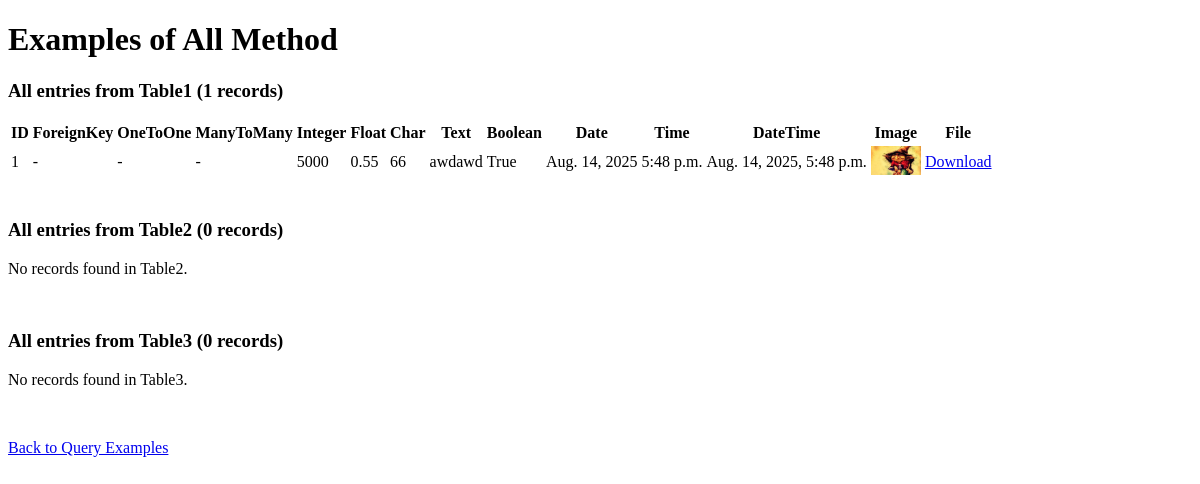
Page /all_example on the earlier database version.
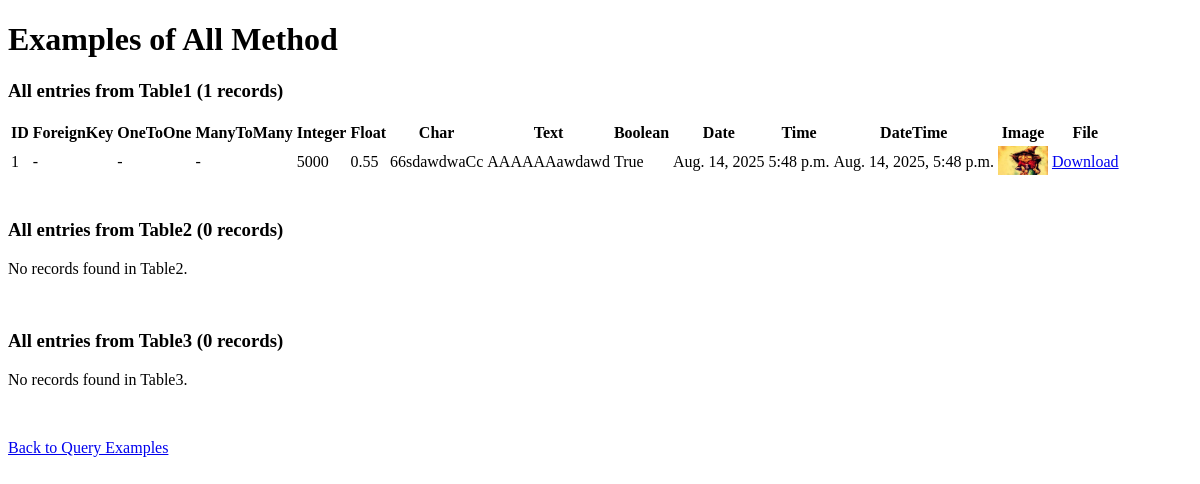
Same page on the later database version.
### rest/models.py (models this page shows, shortened)
class Table1(models.Model):
    foreign_key = models.ForeignKey(Table2, on_delete=models.CASCADE, related_name='table1_foreign', null=True, blank=True)
    one_to_one = models.OneToOneField(Table2, on_delete=models.CASCADE, related_name='table1_one', null=True, blank=True)
    many_to_many = models.ManyToManyField(Table3, related_name='table1_many', blank=True)
    integer_field = models.IntegerField(null=True, blank=True)      # Integer value (optional)
    float_field = models.FloatField(null=True, blank=True)          # Floating point number
    char_field = models.CharField(max_length=15)                    # Short text with max length
    text_field= models.TextField(blank=True)                        # Long text (optional)
    boolean_field = models.BooleanField(default=False)              # True or False
    date_field = models.DateField(null=True, blank=True)           # Date only
    time_field = models.TimeField(null=True, blank=True)           # Time only
    datetime_field = models.DateTimeField(null=True, blank=True)   # Full date and time
    image_field = models.ImageField(upload_to='images/', null=True, blank=True)  # For image files
    file_field = models.FileField(upload_to='files/', null=True, blank=True)     # For general files

### rest/views.py (the view)
# urls.py: path('all_example', views.all_example, name='all_example'),
def all_example(request):
    all_table1 = Table1.objects.all()
    all_table2 = Table2.objects.all()
    all_table3 = Table3.objects.all()
    context = {
        'type': 'All',
        'table1_data': all_table1,
        'table2_data': all_table2,
        'table3_data': all_table3,
        'table1_count': all_table1.count(),
        'table2_count': all_table2.count(),
        'table3_count': all_table3.count(),
    }
    return render(request, 'all_queries.html', context)

### rest/templates/all_queries.html
{% extends "base.html" %}
{% block body %}
<h1>Examples of {{ type }} Method</h1>
<h3>All entries from Table1 ({{ table1_count }} records)</h3>
{% if table1_data %}
<table>
    <thead>
        <tr>
            <th>ID</th>
            <th>ForeignKey</th>
            <th>OneToOne</th>
            <th>ManyToMany</th>
            <th>Integer</th>
            <th>Float</th>
            <th>Char</th>
            <th>Text</th>
            <th>Boolean</th>
            <th>Date</th>
            <th>Time</th>
            <th>DateTime</th>
            <th>Image</th>
            <th>File</th>
        </tr>
    </thead>
    <tbody>
        {% for entry in table1_data %}
        <tr>
            <td>{{ entry.id }}</td>
            <td>{{ entry.foreign_key|default:"-" }}</td>
            <td>{{ entry.one_to_one|default:"-" }}</td>
            <td>
                {% for m in entry.many_to_many.all %}
                    {{ m.email_field }}{% if not forloop.last %}, {% endif %}
                {% empty %}
                    -
                {% endfor %}
            </td>
            <td>{{ entry.integer_field|default:"-" }}</td>
            <td>{{ entry.float_field|default:"-" }}</td>
            <td>{{ entry.char_field|default:"-" }}</td>
            <td>{{ entry.text_field|default:"-" }}</td>
            <td>{{ entry.boolean_field }}</td>
            <td>{{ entry.date_field|default:"-" }}</td>
            <td>{{ entry.time_field|default:"-" }}</td>
            <td>{{ entry.datetime_field|default:"-" }}</td>
            <td>
                {% if entry.image_field %}
                    <img src="{{ entry.image_field.url }}" alt="img" width="50">
                {% else %}
                    -
                {% endif %}
            </td>
            <td>
                {% if entry.file_field %}
                    <a href="{{ entry.file_field.url }}">Download</a>
                {% else %}
                    -
                {% endif %}
            </td>
        </tr>
        {% endfor %}
    </tbody>
</table>
{% else %}
<p>No records found in Table1.</p>
{% endif %}
<br>
<h3>All entries from Table2 ({{ table2_count }} records)</h3>
{% if table2_data %}
<table>
    <thead>
        <tr>
            <th>ID</th>
            <th>Positive Small Int</th>
            <th>Choice Display</th>
        </tr>
    </thead>
    <tbody>
        {% for entry in table2_data %}
        <tr>
            <td>{{ entry.id }}</td>
            <td>{{ entry.positive_small_int }}</td>
            <td>{{ entry.get_positive_small_int_display }}</td>
        </tr>
        {% endfor %}
    </tbody>
</table>
{% else %}
<p>No records found in Table2.</p>
{% endif %}
<br>
<h3>All entries from Table3 ({{ table3_count }} records)</h3>
{% if table3_data %}
<table>
    <thead>
        <tr>
            <th>ID</th>
            <th>Duration Field</th>
            <th>Email Field</th>
        </tr>
    </thead>
    <tbody>
        {% for entry in table3_data %}
        <tr>
            <td>{{ entry.id }}</td>
            <td>{{ entry.duration_field }}</td>
            <td>{{ entry.email_field }}</td>
        </tr>
        {% endfor %}
    </tbody>
</table>
{% else %}
<p>No records found in Table3.</p>
{% endif %}
<br>
<p><a href="{% url 'making_queries' %}">Back to Query Examples</a></p>
{% endblock %}

Differences in the rows shown:
changed Table1 "True": char_field "66" → "66sdawdwaCc"; text_field "awdawd" → "AAAAAAawdawd"
